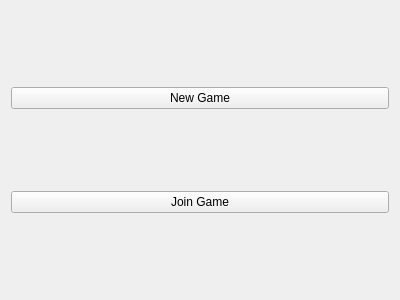
<?xml version="1.0" encoding="UTF-8"?>
<ui version="4.0">
 <class>Login</class>
 <widget class="QWidget" name="Login">
  <property name="geometry">
   <rect>
    <x>0</x>
    <y>0</y>
    <width>400</width>
    <height>300</height>
   </rect>
  </property>
  <property name="windowTitle">
   <string>Form</string>
  </property>
  <layout class="QVBoxLayout" name="verticalLayout">
   <item>
    <widget class="QPushButton" name="buttonNew">
     <property name="text">
      <string>New Game</string>
     </property>
    </widget>
   </item>
   <item>
    <widget class="QPushButton" name="buttonJoin">
     <property name="text">
      <string>Join Game</string>
     </property>
    </widget>
   </item>
  </layout>
 </widget>
 <resources/>
 <connections/>
</ui>
